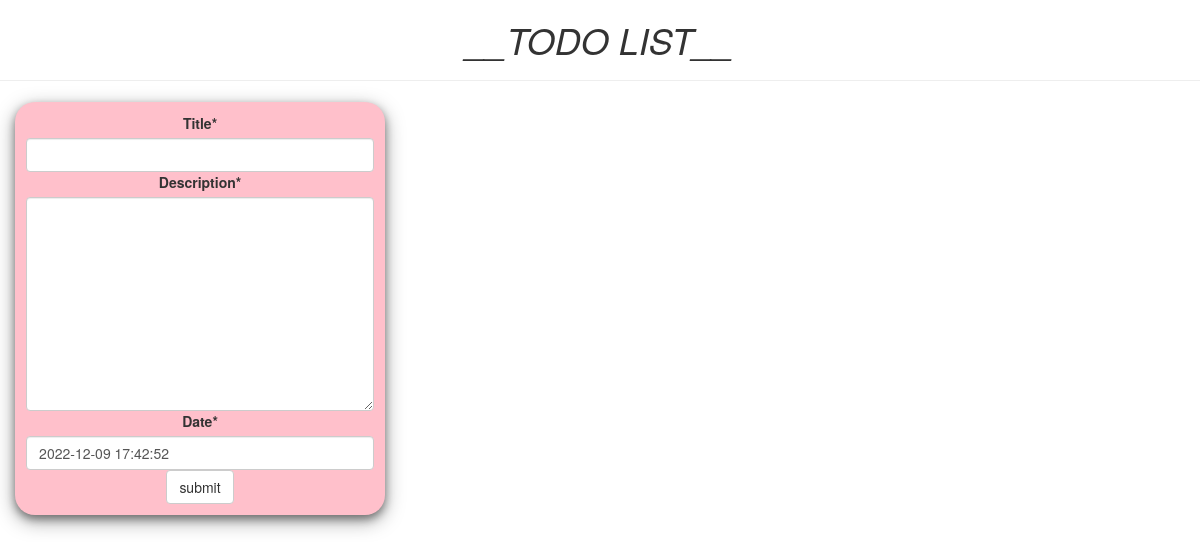
The app's page /, older data.
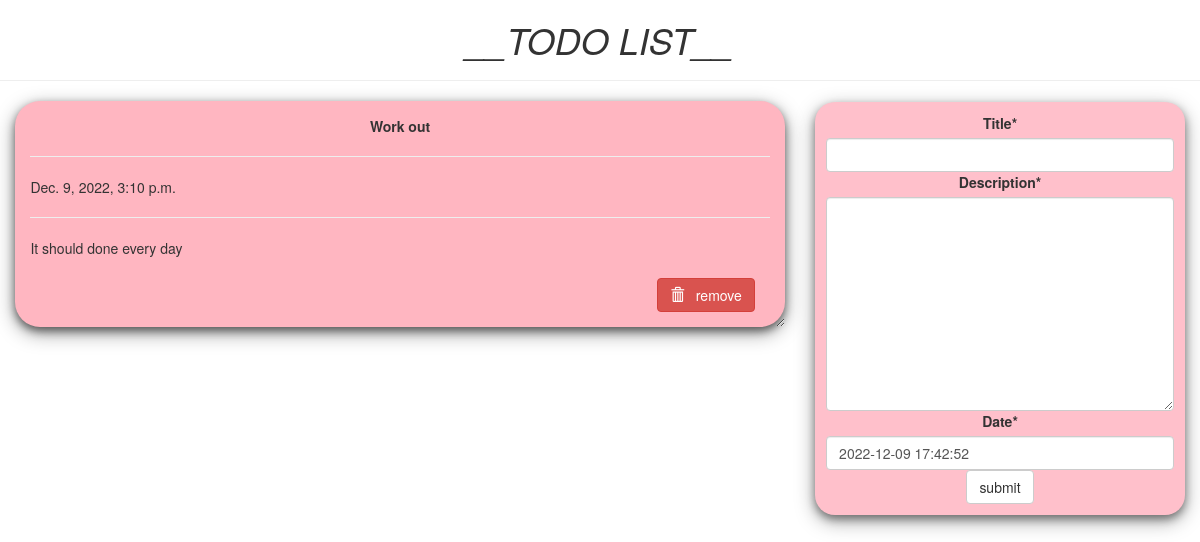
The same page, newer data.
### todoapp/models.py (models this page shows, shortened)
class Task(models.Model):
	title = models.CharField(max_length=255)
	description = models.TextField()
	date = models.DateTimeField(default=timezone.now)

### todoapp/views.py (the view)
# urls.py: path('', views.home, name='todo'),
def home(request):
	item_list = Task.objects.order_by("-date")
	if request.method == "POST":
		form = TodoForm(request.POST)
		if form.is_valid():
			form.save()
			return redirect('todo')
	form = TodoForm()
	page = {
			"forms" : form,
			"list" : item_list,
			"title" : "TODO LIST",
	}
	return render(request, 'index.html', page)

### todoapp/forms.py
class TodoForm(forms.ModelForm):
	class Meta:
		model = Task
		fields = "__all__"

### todoapp/template/index.html (shortened to what this page needs)
{% load crispy_forms_tags %}
<!DOCTYPE html>
<html lang="en" dir="ltr">
<head>
  <link rel="stylesheet" href="https://maxcdn.bootstrapcdn.com/bootstrap/3.3.7/css/bootstrap.min.css">
</head>
  <body  class="container-fluid">
    <center class="row">
      <h1><i>__TODO LIST__</i></h1>
      <hr />
    </center>
    <div class="row">
      <div class="col-md-8">
        {% for i in list %}
        <div class="card">
          <center><b>{{i.title}}</b></center>
          <hr/>
          {{i.date}}
          <hr/>
          {{i.description}}
          <br />
          <br />
          <form action="/del/{{i.id}}" method="POST" style=" padding-right: 2%; padding-bottom: 2%;">
            <button value="remove" type="submit"  class="btn btn-danger" style="float: right;"><span class="glyphicon glyphicon-trash"></span> &nbsp; remove</button>
          </form>
        </div>
        {% endfor%}
      </div>
      <div class="col-md-1"> </div>
      <div class="col-md-4" >
        <div  class="submit_form">
        <form  method="POST">
          {{forms|crispy}}
          <center>
          <input type="submit" class="btn btn-default" value="submit" />
        </center>
        </form>
      </div>
    </div>
  </div>
</body>
</html>

Row changes from the older to the newer data that the page shows:
added Task: title "Work out", date "Dec. 9, 2022, 3:10 p.m.", description "It should done every day"
